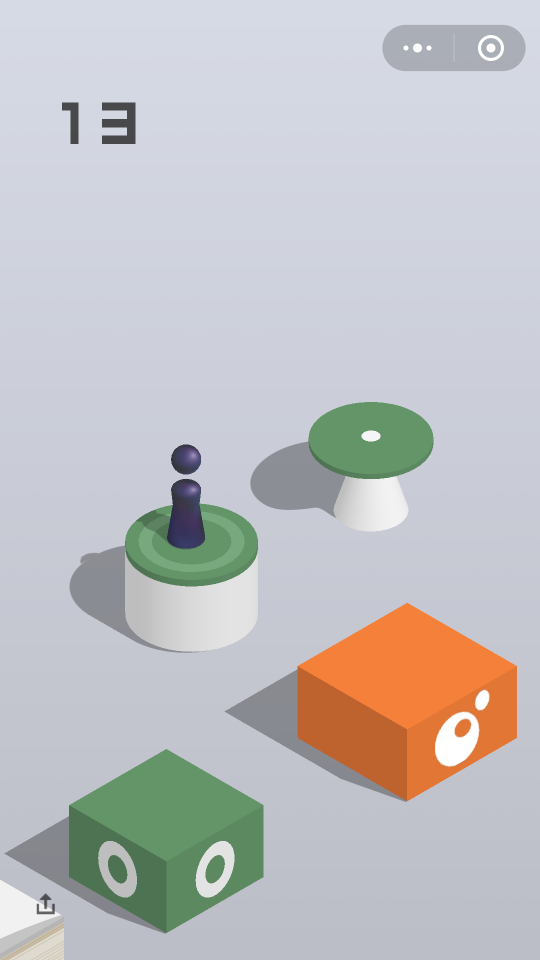
//> input picture jump.png, 1080 x 1920 px (shown at 1/2 size)
$ ./auto_jump   (built with g++ and OpenCV 4)
//> lines starting //> are read from the running program, lines starting //| are printed output that depends on the picture; after the words box and inside, x2 and y2 are one past the last pixel; in counts of white or black regions, pixels touching at a corner belong together
#include <Opencv2/opencv.hpp>
#include <stdio.h>
#include <Windows.h>
#include <highgui.h>

using namespace cv;
using namespace std;

//全局变量
Mat g_srcImage;//绘图用彩图
Mat gray_image;//处理用灰度图
Mat character = imread("character.png", IMREAD_GRAYSCALE);//加载人模板图像，灰度图
Mat white_point = imread("white_point.png", IMREAD_GRAYSCALE);//加载白点模板图像，灰度图

Point Loc_man = Point(0, 0);//人的位置
Point Loc_white_point = Point(0, 0); //白点的位置,
Point Loc_match = Point(0, 0);//用于对比匹配效果的白点的中心坐标
Point Loc_center = Point(0, 0);//下一个方块的中心位置,同时用于点击屏幕

bool left_or_right = 1;//检查左半边0右半边1
int D;//要跳的距离

//获取手机截图
void get_screen_shot()
{
	system("adb shell screencap -p /sdcard/jump.png");
	system("adb pull /sdcard/jump.png E:/auto_jump/auto_jump");
	Mat srcImage = imread("jump.png");
//> srcImage is the input picture: 1920 rows x 1080 cols, CV_8UC3; mean B, G, R 194.9, 193, 193
	//截取中间需要的一块图像，防干扰
	Mat srcROI = srcImage(Range(666, 1332), Range(0, 1080));//1920,1080
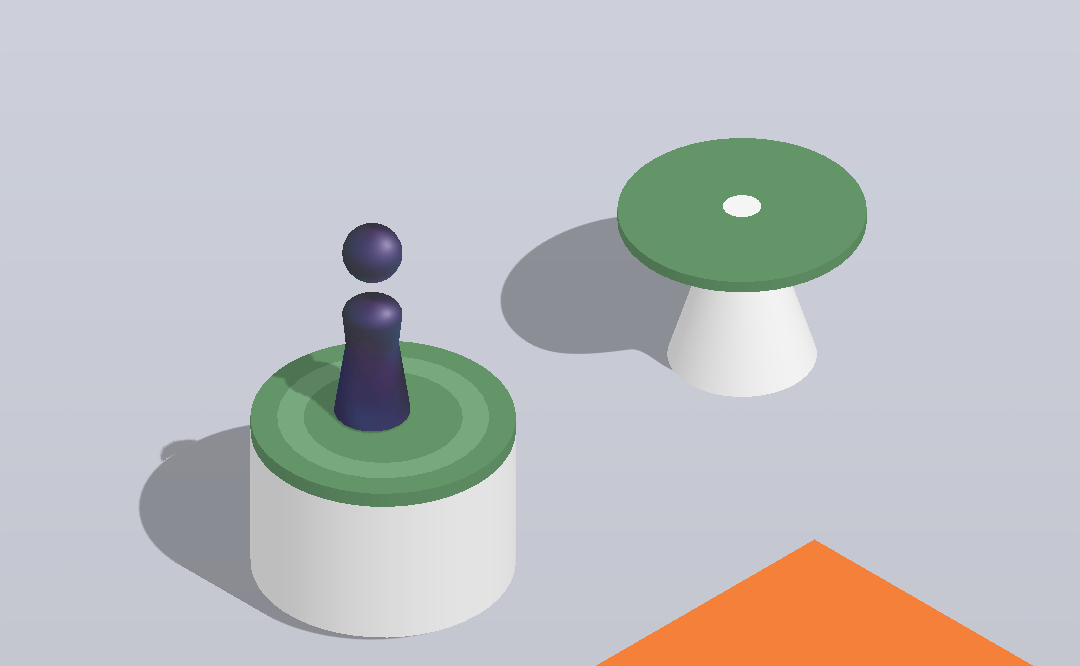
//> srcROI: 666 rows x 1080 cols, CV_8UC3; mean B, G, R 194, 192, 190.3
	g_srcImage = srcROI.clone();
}

//模拟按压屏幕，跳
// [16 lines left out: functions jump, get_distance, not called in this run]

//匹配人坐标
void match_man_location(Mat& gray_image)
{
	Loc_man = Point(0, 0), Loc_white_point = Point(0, 0), Loc_match = Point(0, 0);
	Mat result_image;
	//模板匹配
	matchTemplate(gray_image, character, result_image, TM_SQDIFF_NORMED);
	//归一化
	normalize(result_image, result_image, 0, 1, NORM_MINMAX);
	double minVal, maxVal;
	Point minLoc, maxLoc;
	minMaxLoc(result_image, &minVal, &maxVal, &minLoc, &maxLoc, Mat());
	//rectangle(gray_image, Rect(minLoc, Size(character.cols, character.rows)), Scalar(255, 255, 255), 1, 8, 0);
	//人模板中心点
	Loc_match = Point(minLoc.x + character.cols / 2, minLoc.y + character.rows / 2);

	//Loc_match在左，则搜索图像右侧区域
	if (Loc_match.x < gray_image.cols / 2)
		left_or_right = 1;
	else 		//Loc_match在右，则搜索图像左侧区域
		left_or_right = 0;
	//拷贝白点样版到灰度图作为匹配度的比较参照
	Mat srcROI = gray_image(Range(Loc_match.y - white_point.rows / 2, Loc_match.y + white_point.rows / 2), Range(Loc_match.x - white_point.cols / 2, Loc_match.x + white_point.cols / 2));
	white_point.copyTo(srcROI);
	Loc_man = Point(Loc_match.x, Loc_match.y + character.rows / 2 - 15);
	circle(gray_image, Loc_man, 2, Scalar(255, 255, 0), -1, 8, 0);
}

//匹配白点位置，与拷贝件比较得出是否准确
void match_point_location(Mat& gray_image)
{
	//构建结果图像resultImage(注意大小和类型)
	//如果原图尺寸为W * H, 而模版尺寸为 w * h, 则结果图像尺寸一定是(W-w+1)*(H-h+1)
	int width = gray_image.cols - white_point.cols + 1;
	int height = gray_image.rows - white_point.rows + 1;
	//结果图像为单通道32位浮点型
	Mat result_image(Size(width, height), CV_32FC1);
	matchTemplate(gray_image, white_point, result_image, TM_CCORR_NORMED);
	normalize(result_image, result_image, 0, 1, NORM_MINMAX);
	for (int j = 0; j < result_image.rows; j++)
	{

		if (left_or_right)//扫描右半屏幕
		for (int i = Loc_match.x + white_point.cols; i < result_image.cols; i++)
		{
			double match_value = result_image.at<float>(j, i);
			if (match_value >= 0.95)
			{
				Loc_white_point = Point(i + white_point.cols / 2, j + white_point.rows / 2-5);
				//circle(gray_image, Loc_white_point, 8, Scalar(0, 0, 0), -1, 8, 0);
				//circle(result_image, Point(i, j), 8, Scalar(0, 0, 0), -1, 8, 0);
			}
		}
		else//扫描左半屏幕

		for (int i = 0; i <= Loc_match.x-white_point.cols; i++)
		{
			double match_value = result_image.at<float>(j, i);
			if (match_value >= 0.95)
			{
				Loc_white_point = Point(i + white_point.cols / 2, j + white_point.rows / 2-5);
				//circle(gray_image, Loc_white_point, 8, Scalar(0, 0, 0), -1, 8, 0);
				//circle(result_image, Point(i, j), 8, Scalar(0, 0, 0), -1, 8, 0);
			}
		}
	}
	//imshow("result", result_image);
}


//获取方块中心估计值
// [78 lines left out: function get_center, not called in this run]

int main()
{
	int jump_number = 30;
	while (jump_number)
	{
		get_screen_shot();
		cvtColor(g_srcImage, gray_image, CV_BGR2GRAY);
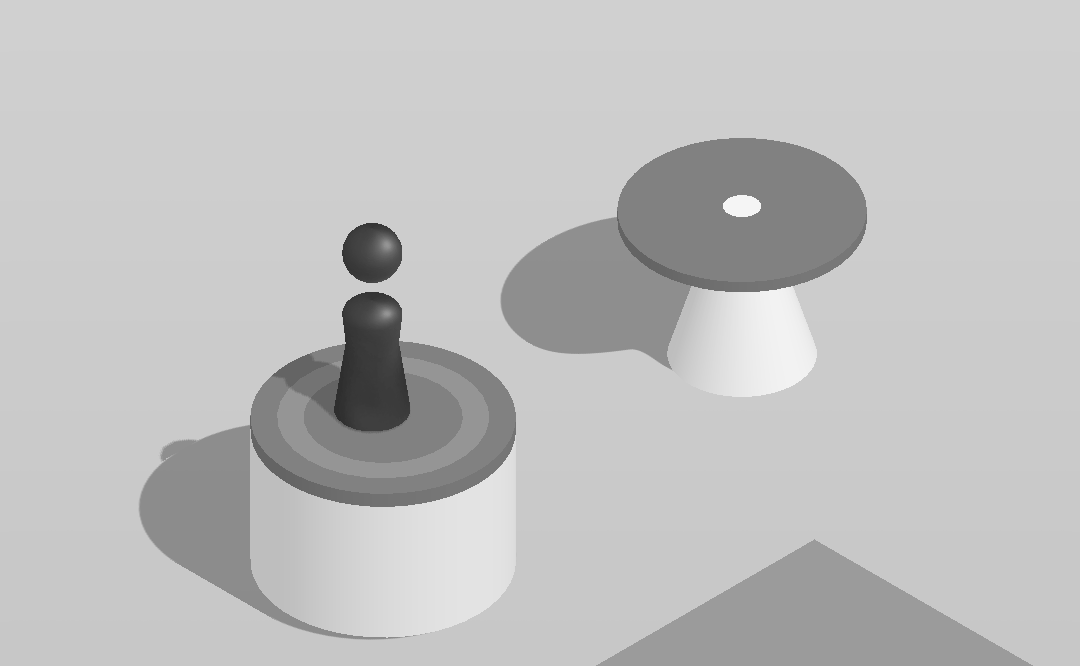
//> gray_image: 666 rows x 1080 cols, CV_8UC1; min 46, max 245, mean 191.6
		match_man_location(gray_image);
//> in match_man_location, `matchTemplate(gray_image, character, result_image, TM_SQDIFF_NORMED);`:
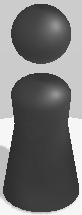
//> character: 215 rows x 82 cols, CV_8UC1; min 45, max 246, mean 118.6
//> in match_man_location, `matchTemplate(gray_image, character, result_image, TM_SQDIFF_NORMED);`:
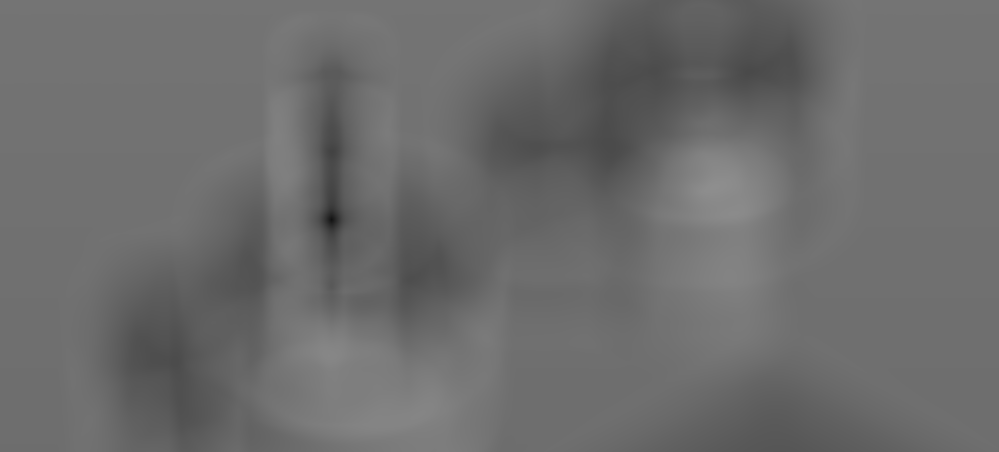
//> result_image: 452 rows x 999 cols, CV_32FC1; min 0.0739, max 0.558, mean 0.425
//> in match_man_location, `normalize(result_image, result_image, 0, 1, NORM_MINMAX);`:
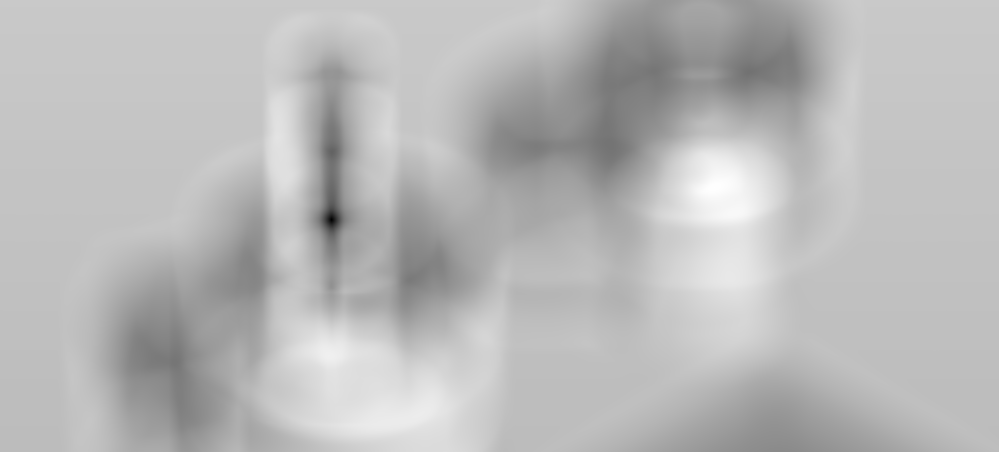
//> result_image: 452 rows x 999 cols, CV_32FC1; min 0, max 1, mean 0.726
//> in match_man_location, `minMaxLoc(result_image, &minVal, &maxVal, &minLoc, &maxLoc, Mat());`: minVal = 0; maxVal = 1; minLoc = Point(331, 219); maxLoc = Point(714, 187)
//> in match_man_location, `Loc_match = Point(minLoc.x + character.cols / 2, minLoc.y + character...`: Loc_match = Point(372, 326)
//> in match_man_location, `Loc_man = Point(Loc_match.x, Loc_match.y + character.rows / 2 - 15);`: Loc_man = Point(372, 418)
//> in match_man_location, `circle(gray_image, Loc_man, 2, Scalar(255, 255, 0), -1, 8, 0);`: gray_image: 666 rows x 1080 cols, CV_8UC1; 13 pixels changed, all inside (x1, y1, x2, y2) = (370, 416, 375, 421)
		circle(g_srcImage, Loc_man, 8, Scalar(0, 0, 255), -1, 8, 0);
//> g_srcImage: 666 rows x 1080 cols, CV_8UC3; 197 pixels changed, all inside (x1, y1, x2, y2) = (364, 410, 381, 427)
		match_point_location(gray_image);
//> (the run ends here: the program stops with an error, at `matchTemplate(gray_image, white_point, result_image, TM_CCORR_NORMED);`)
